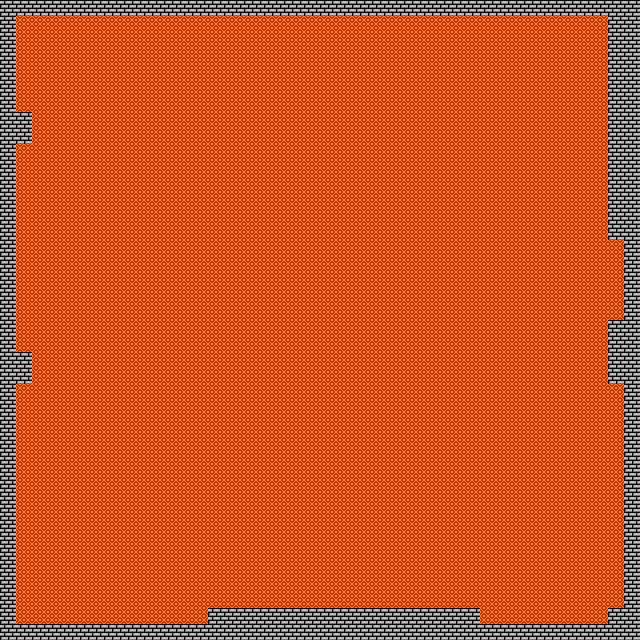

This is a level from a 2D game, rendered from its Tiled map with the project's own tilesets. A one-line summary and the map file follow, with tile-layer data summarised:
An orthogonal 40x40 tile map with 16x16 px tiles, 2 tile layers (bg, collision).

<map version="1.10" tiledversion="1.10.2" orientation="orthogonal" renderorder="right-down" width="40" height="40" tilewidth="16" tileheight="16" infinite="0" nextlayerid="3" nextobjectid="1">
 <tileset firstgid="1" source="casino_main2.tsx" />
 <layer id="1" name="bg" width="40" height="40">
  <data>[1600 cells, 1504 non-empty, 2 distinct tile ids]</data>
 </layer>
 <layer id="2" name="collision" width="40" height="40">
  <data>[1600 cells, 448 non-empty, 2 distinct tile ids]</data>
 </layer>
</map>
